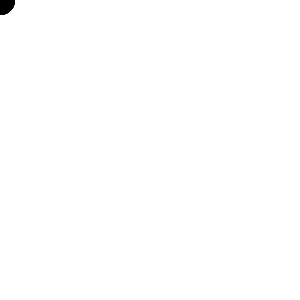
Frame 1 (no input)
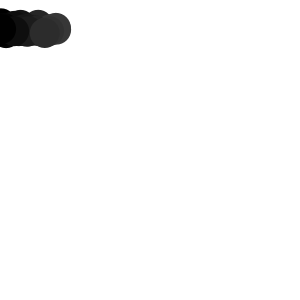
Frame 60 (the mouse pressed at the canvas centre just before this capture)
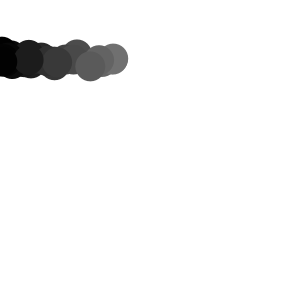
Frame 120 (the mouse held since frame 60 and released just before this capture)

The Processing sketch that drew these frames (run headless with seeded random() and noise(); from frame 60 on, the mouse is pressed at the canvas centre):

// Processing sketch: processing_15376
// ── processing_15376.pde

Circle[] circles = new Circle[30];
 
 
void setup(){
  size(300,300);
  smooth();
  frameRate(30);
   
  for (int i = 0; i < circles.length; i++){
    circles[i] = new Circle(0,0,0);
  }
}
 
 
void draw(){
  background(255);
  for(int i = 0; i < circles.length-1; i++){
  circles[i].display();
  circles[i].move();
  circles[i].centro();
}
}
 
 
class Circle{
   
  float xpos;
  float ypos;
  float speed;
  float inner;
   
  Circle(float xpos_, float ypos_, float inner_) {
    xpos = xpos_;
    ypos = ypos_;
    inner = inner_;
    speed = random(1);
  }
   
  void display(){
   
   
  fill(inner);
  noStroke();
  ellipseMode(CENTER);
  ellipse(xpos,ypos,30,30);
}
 
void move(){
  xpos += speed;
  ypos = ypos + random(1);
   
  if(xpos > width)
  xpos = 0;
   
  if(ypos > 150)
  ypos = 0;
   
}
void centro(){
  inner= inner + speed;
  if(inner > 255 || inner < 0)
  inner = inner *-0.95;

}
}
